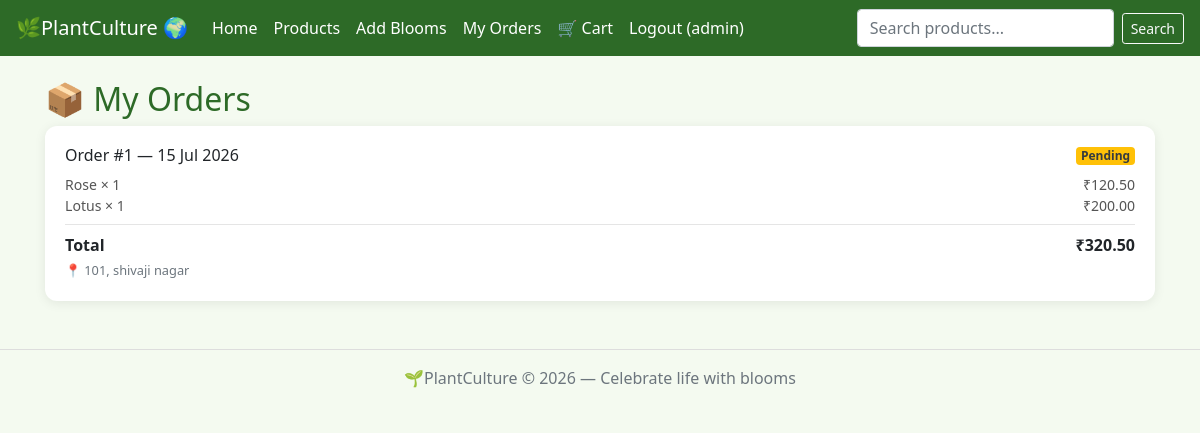
Page /my-orders/ (signed in) on the committed database.
### main/models.py (models this page shows, shortened)
class Order(models.Model):
    STATUS = [('pending','Pending'),('confirmed','Confirmed'),('delivered','Delivered')]
    user = models.ForeignKey(User, on_delete=models.CASCADE)
    created_at = models.DateTimeField(auto_now_add=True)
    status = models.CharField(max_length=20, choices=STATUS, default='pending')
    total = models.DecimalField(max_digits=10, decimal_places=2, default=0)
    address = models.TextField(default='')
    phone = models.CharField(max_length=15, default='')

class OrderItem(models.Model):
    order = models.ForeignKey(Order, on_delete=models.CASCADE, related_name='items')
    product = models.ForeignKey(Product, on_delete=models.CASCADE)
    quantity = models.PositiveIntegerField()
    price = models.DecimalField(max_digits=6, decimal_places=2)
    def subtotal(self):
        return self.price * self.quantity

class Product(models.Model):
    name = models.CharField(max_length=100)
    category = models.CharField(max_length=50)
    scientific_name = models.CharField(max_length=100)
    color = models.CharField(max_length=50)
    price = models.DecimalField(max_digits=6, decimal_places=2)
    image = models.ImageField(upload_to='product_images/', blank=True, null=True)

### main/views.py (the view)
# urls.py: path('my-orders/', views.my_orders, name='my_orders'),
@login_required(login_url='/login/')
def my_orders(request):
    orders = Order.objects.filter(user=request.user).order_by('-created_at')
    return render(request, 'my_orders.html', {'orders': orders})

### main/context_processors.py (called while the page is built)
def cart_count(request):
    if request.user.is_authenticated:
        count = Cart.objects.filter(user=request.user).values_list('quantity', flat=True)
        return {'cart_count': sum(count)}
    return {'cart_count': 0}

### main/templates/my_orders.html
{% extends 'base.html' %}
{% block content %}
<h2 style="color:#2d6a27;">📦 My Orders</h2>
{% if orders %}
  {% for order in orders %}
  <div class="card mb-3">
    <div class="card-body">
      <div class="d-flex justify-content-between align-items-center mb-2">
        <h6 class="mb-0">Order #{{ order.id }} — {{ order.created_at|date:"d M Y" }}</h6>
        <span class="badge badge-{% if order.status == 'delivered' %}success{% elif order.status == 'confirmed' %}primary{% else %}warning text-dark{% endif %}">
          {{ order.get_status_display }}
        </span>
      </div>
      {% for item in order.items.all %}
      <div class="d-flex justify-content-between" style="font-size:.88rem;color:#555;">
        <span>{{ item.product.name }} × {{ item.quantity }}</span>
        <span>₹{{ item.subtotal }}</span>
      </div>
      {% endfor %}
      <hr class="my-2">
      <div class="d-flex justify-content-between font-weight-bold">
        <span>Total</span><span>₹{{ order.total }}</span>
      </div>
      <small class="text-muted">📍 {{ order.address }}</small>
    </div>
  </div>
  {% endfor %}
{% else %}
<div class="text-center py-5 text-muted">
  <div style="font-size:3rem;">📭</div>
  <p class="mt-2">No orders yet.</p>
  <a href="{% url 'products' %}" class="btn btn-success mt-2">Browse Products</a>
</div>
{% endif %}
{% endblock %}

### main/templates/base.html (shortened to what this page needs)
<!DOCTYPE html>
<html lang="en">
<head>
  <link rel="stylesheet" href="https://stackpath.bootstrapcdn.com/bootstrap/4.5.2/css/bootstrap.min.css">
</head>
<body>
<nav class="navbar navbar-expand-lg navbar-dark">
  <a class="navbar-brand" href="{% url 'home' %}">🌿PlantCulture 🌍</a>
  <div class="collapse navbar-collapse" id="navMenu">
    <ul class="navbar-nav mr-auto">
      <li class="nav-item"><a class="nav-link" href="{% url 'home' %}">Home</a></li>
      {% if user.is_authenticated %}
        <li class="nav-item"><a class="nav-link" href="{% url 'products' %}">Products</a></li>
        <li class="nav-item"><a class="nav-link" href="{% url 'add_product' %}">Add Blooms</a></li>
        <li class="nav-item"><a class="nav-link" href="{% url 'my_orders' %}">My Orders</a></li>
        <li class="nav-item">
          <a class="nav-link" href="{% url 'cart' %}">
            🛒 Cart
          </a>
        </li>
        <li class="nav-item"><a class="nav-link" href="{% url 'logout' %}">Logout ({{ user.username }})</a></li>
      {% else %}
        <li class="nav-item"><a class="nav-link" href="{% url 'login' %}">Login</a></li>
        <li class="nav-item"><a class="nav-link" href="{% url 'register' %}">Register</a></li>
      {% endif %}
    </ul>
    {% if user.is_authenticated %}
    <form class="form-inline" method="GET" action="{% url 'products' %}">
      <input class="form-control mr-2" type="text" name="search" placeholder="Search products..." value="{{ request.GET.search|default:'' }}">
      <button class="btn btn-outline-light btn-sm" type="submit">Search</button>
    </form>
    {% endif %}
  </div>
</nav>
<div class="container mt-4 mb-5">
  {% block content %}{% endblock %}
</div>
<footer class="text-center py-3 text-muted" style="border-top:1px solid #ddd;">
  🌱PlantCulture &copy; 2026 — Celebrate life with blooms
</footer>
</body>
</html>

### main/templates/base.html (style rules this page uses)
body { background: #f4faf0; font-family: 'Segoe UI', sans-serif; }
.navbar { background: #2d6a27 !important; }
.navbar-brand, .nav-link { color: #fff !important; font-weight: 500; }
.card { border: none; border-radius: 12px; box-shadow: 0 2px 12px rgba(0,0,0,.08); }

### rows in the picture
Order: id "1", created_at "15 Jul 2026", status "Pending", total "320.50", address "101, shivaji nagar"
OrderItem: product.name "Rose", quantity "1", subtotal "120.50"
OrderItem: product.name "Lotus", quantity "1", subtotal "200.00"

### other values in the picture
{{ user.username }} "admin"
